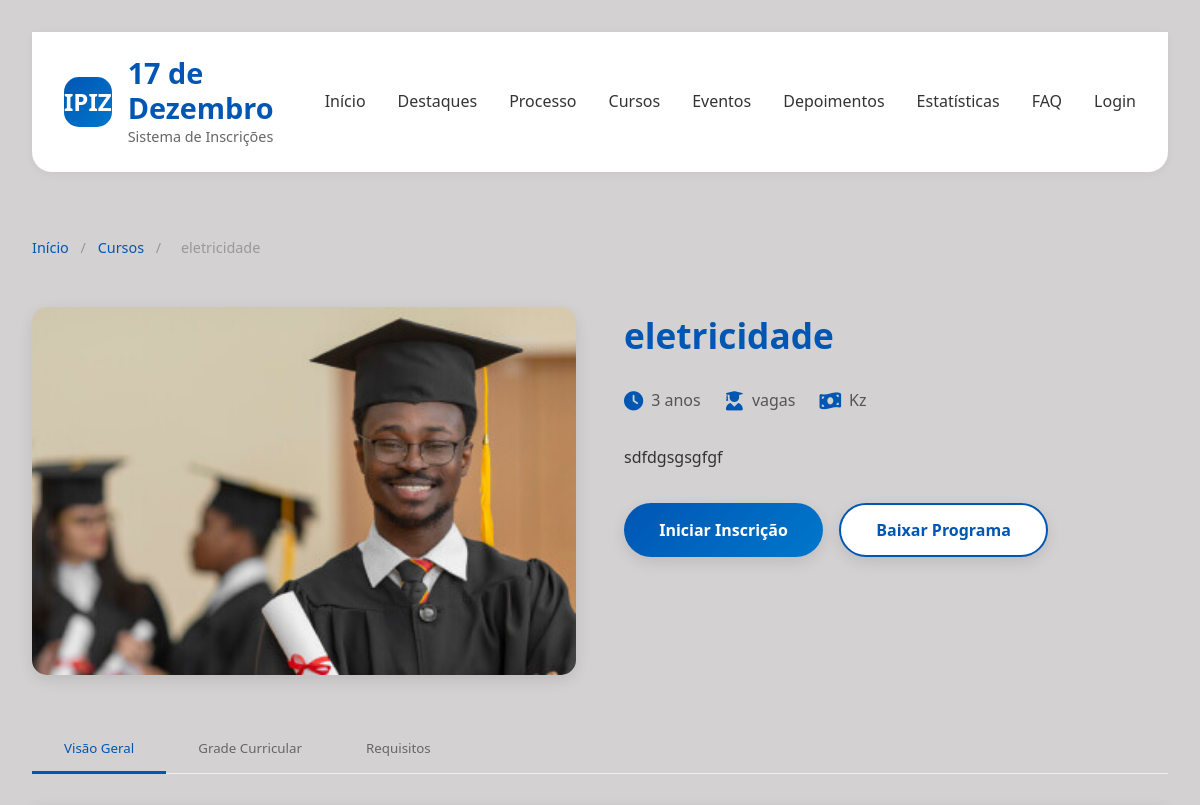
Before: /auth/curso/1/ (upper part) with the older database file.
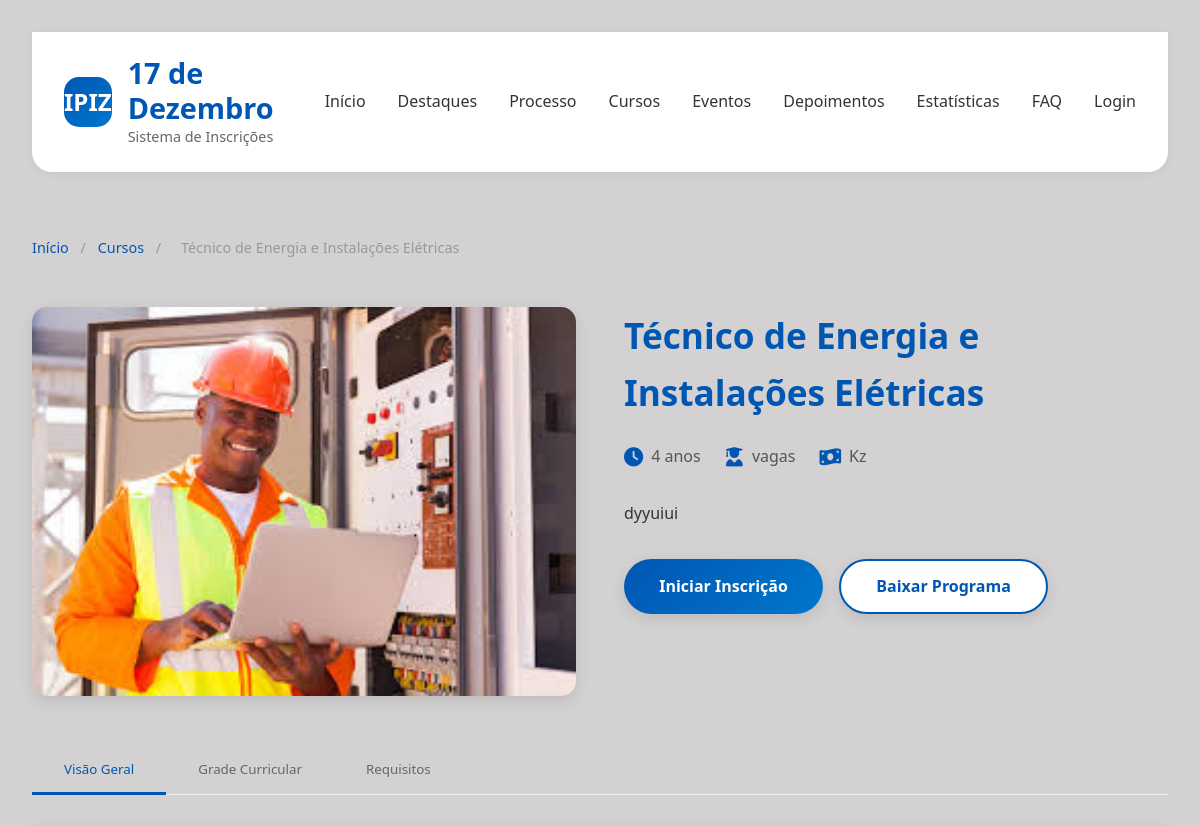
After: the same page with the newer database file.
### inscricoes/models.py (models this page shows, shortened)
class Curso(models.Model):
    area = models.ForeignKey(
        Area,
        on_delete=models.SET_NULL,
        verbose_name="Área do Curso",
        null=True,
        blank=True
    )
    nome = models.CharField(max_length=255, verbose_name="Nome do Curso")
    descricao = models.TextField(verbose_name="Descrição do Curso")
    duracao = models.CharField(max_length=50, verbose_name="Duração")
    imagem = models.ImageField(upload_to='cursos/', verbose_name="Imagem do Curso")
    destaque = models.BooleanField(default=False, verbose_name="Destaque (Novo/Popular)")
    class Meta:
        verbose_name = 'Curso'
        verbose_name_plural = 'Cursos'

### inscricoes/views.py (the view)
# urls.py: path('curso/<int:id>/', views.detalhe_curso, name='detalhe_curso'),
def detalhe_curso(request, id):
    curso = get_object_or_404(Curso, id=id)
    return render(request, 'detalhe.html', {'curso': curso})

### inscricoes/templates/detalhe.html (shortened to what this page needs)
{% load static %}
<!DOCTYPE html>
<html lang="pt">
<head>
    <link rel="stylesheet" href="{% static 'css/detalhe.css' %}">
    <link rel="stylesheet" href="https://cdnjs.cloudflare.com/ajax/libs/font-awesome/6.0.0-beta3/css/all.min.css">
</head>
<body>
            {% load static %}
    <div class="container">
        <header>
            <a href="#" class="logo">
                <div class="logo-icon">IPIZ</div>
                <div class="logo-text">
                    <h1>17 de Dezembro</h1>
                    <p>Sistema de Inscrições</p>
                </div>
            </a>
            <nav class="nav-links">
                <a href="#">Início</a>
                <a href="#highlights">Destaques</a>
                <a href="#process">Processo</a>
                <a href="#courses">Cursos</a>
                <a href="#events">Eventos</a>
                <a href="#testimonials">Depoimentos</a>
                <a href="#stats">Estatísticas</a>
                <a href="#faq">FAQ</a>
                <a href="#" id="openLogin">Login</a>
            </nav>
        </header>
        <div class="breadcrumb">
            <a href="#">Início</a>
            <span>/</span>
            <a href="#">Cursos</a>
            <span>/</span>
            <span>{{ curso.nome }}</span>
        </div>
        <div class="course-header">
            <div class="course-image">
                <img src="{{ curso.imagem.url }}" alt="{{ curso.nome }}">
            </div>
            <div class="course-info">
                <h1 class="course-title">{{ curso.nome }}</h1>
                <div class="course-meta">
                    <div class="meta-item">
                        <i class="fas fa-clock meta-icon"></i>
                        <span>{{ curso.duracao }}</span>
                    </div>
                    <div class="meta-item">
                        <i class="fas fa-user-graduate meta-icon"></i>
                        <span>{{ curso.vagas }} vagas</span>
                    </div>
                    <div class="meta-item">
                        <i class="fas fa-money-bill-wave meta-icon"></i>
                        <span>{{ curso.preco }} Kz</span>
                    </div>
                </div>
                <p>{{ curso.descricao }}</p>
                <div class="course-actions">
                    <button class="cta-button">Iniciar Inscrição</button>
                    <button class="cta-button secondary-button">Baixar Programa</button>
                </div>
            </div>
        </div>
        <div class="course-tabs">
            <button class="tab-button active" data-tab="overview">Visão Geral</button>
            <button class="tab-button" data-tab="curriculum">Grade Curricular</button>
            <button class="tab-button" data-tab="requirements">Requisitos</button>
        </div>
    </div>
</body>
</html>

Changed rows visible on the page:
changed Curso: nome "eletricidade" → "Técnico de Energia e Instalações Elétricas"; imagem: a different picture; duracao "3 anos" → "4 anos"; descricao "sdfdgsgsgfgf" → "dyyuiui"
